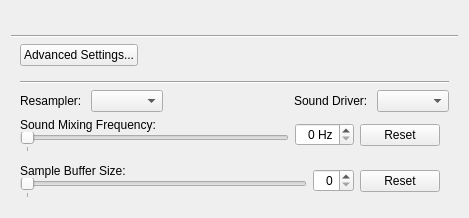
      <widget class="QWidget" name="audioTab" >
       <attribute name="title" >
        <string>Audio</string>
       </attribute>
       <layout class="QGridLayout" >
        <item row="0" column="0" >
         <widget class="QWidget" native="1" name="widget" >
          <layout class="QGridLayout" >
           <item row="0" column="0" >
            <layout class="QGridLayout" >
             <property name="horizontalSpacing" >
              <number>0</number>
             </property>
             <property name="verticalSpacing" >
              <number>0</number>
             </property>
             <item row="0" column="0" >
              <widget class="QWidget" native="1" name="topLevelAudioMixerWidget" >
               <property name="sizePolicy" >
                <sizepolicy vsizetype="Expanding" hsizetype="Preferred" >
                 <horstretch>0</horstretch>
                 <verstretch>0</verstretch>
                </sizepolicy>
               </property>
              </widget>
             </item>
            </layout>
           </item>
          </layout>
         </widget>
        </item>
        <item row="2" column="0" >
         <layout class="QHBoxLayout" >
          <property name="leftMargin" >
           <number>9</number>
          </property>
          <property name="rightMargin" >
           <number>9</number>
          </property>
          <item>
           <widget class="QPushButton" name="advancedAudioSettingsButton" >
            <property name="text" >
             <string>Advanced Settings...</string>
            </property>
           </widget>
          </item>
          <item>
           <spacer>
            <property name="orientation" >
             <enum>Qt::Horizontal</enum>
            </property>
            <property name="sizeHint" >
             <size>
              <width>311</width>
              <height>20</height>
             </size>
            </property>
           </spacer>
          </item>
         </layout>
        </item>
        <item row="3" column="0" >
         <widget class="QWidget" native="1" name="advancedAudioSettingsWidget" >
          <layout class="QGridLayout" >
           <item row="1" column="0" >
            <layout class="QHBoxLayout" >
             <item>
              <widget class="QLabel" name="resamplerLabel" >
               <property name="text" >
                <string>Resampler: </string>
               </property>
              </widget>
             </item>
             <item>
              <widget class="QComboBox" name="resamplerComboBox" />
             </item>
             <item>
              <spacer>
               <property name="orientation" >
                <enum>Qt::Horizontal</enum>
               </property>
               <property name="sizeHint" >
                <size>
                 <width>40</width>
                 <height>20</height>
                </size>
               </property>
              </spacer>
             </item>
             <item>
              <widget class="QLabel" name="soundDriverLabel" >
               <property name="text" >
                <string>Sound Driver: </string>
               </property>
              </widget>
             </item>
             <item>
              <widget class="QComboBox" name="soundDriverComboBox" />
             </item>
            </layout>
           </item>
           <item row="2" column="0" >
            <layout class="QHBoxLayout" >
             <property name="rightMargin" >
              <number>9</number>
             </property>
             <property name="bottomMargin" >
              <number>6</number>
             </property>
             <item>
              <layout class="QVBoxLayout" >
               <property name="spacing" >
                <number>0</number>
               </property>
               <item>
                <widget class="QLabel" name="frequencyLabel" >
                 <property name="text" >
                  <string>Sound Mixing Frequency:</string>
                 </property>
                </widget>
               </item>
               <item>
                <widget class="QSlider" name="frequencySlider" >
                 <property name="orientation" >
                  <enum>Qt::Horizontal</enum>
                 </property>
                 <property name="tickPosition" >
                  <enum>QSlider::TicksBelow</enum>
                 </property>
                 <property name="tickInterval" >
                  <number>512</number>
                 </property>
                </widget>
               </item>
              </layout>
             </item>
             <item>
              <widget class="QSpinBox" name="frequencySpinBox" >
               <property name="alignment" >
                <set>Qt::AlignRight|Qt::AlignTrailing|Qt::AlignVCenter</set>
               </property>
               <property name="suffix" >
                <string> Hz</string>
               </property>
              </widget>
             </item>
             <item>
              <widget class="QPushButton" name="frequencyResetButton" >
               <property name="text" >
                <string>Reset</string>
               </property>
              </widget>
             </item>
            </layout>
           </item>
           <item row="3" column="0" >
            <layout class="QHBoxLayout" >
             <property name="leftMargin" >
              <number>0</number>
             </property>
             <property name="rightMargin" >
              <number>9</number>
             </property>
             <property name="bottomMargin" >
              <number>0</number>
             </property>
             <item>
              <layout class="QVBoxLayout" >
               <property name="spacing" >
                <number>0</number>
               </property>
               <item>
                <widget class="QLabel" name="samplesLabel" >
                 <property name="text" >
                  <string>Sample Buffer Size:</string>
                 </property>
                </widget>
               </item>
               <item>
                <widget class="QSlider" name="samplesSlider" >
                 <property name="orientation" >
                  <enum>Qt::Horizontal</enum>
                 </property>
                 <property name="tickPosition" >
                  <enum>QSlider::TicksBelow</enum>
                 </property>
                 <property name="tickInterval" >
                  <number>1000</number>
                 </property>
                </widget>
               </item>
              </layout>
             </item>
             <item>
              <widget class="QSpinBox" name="samplesSpinBox" >
               <property name="alignment" >
                <set>Qt::AlignRight|Qt::AlignTrailing|Qt::AlignVCenter</set>
               </property>
              </widget>
             </item>
             <item>
              <widget class="QPushButton" name="samplesResetButton" >
               <property name="text" >
                <string>Reset</string>
               </property>
              </widget>
             </item>
            </layout>
           </item>
           <item row="0" column="0" >
            <widget class="Line" name="line_3" >
             <property name="orientation" >
              <enum>Qt::Horizontal</enum>
             </property>
            </widget>
           </item>
          </layout>
         </widget>
        </item>
        <item row="1" column="0" >
         <widget class="Line" name="line_2" >
          <property name="orientation" >
           <enum>Qt::Horizontal</enum>
          </property>
         </widget>
        </item>
       </layout>
      </widget>
